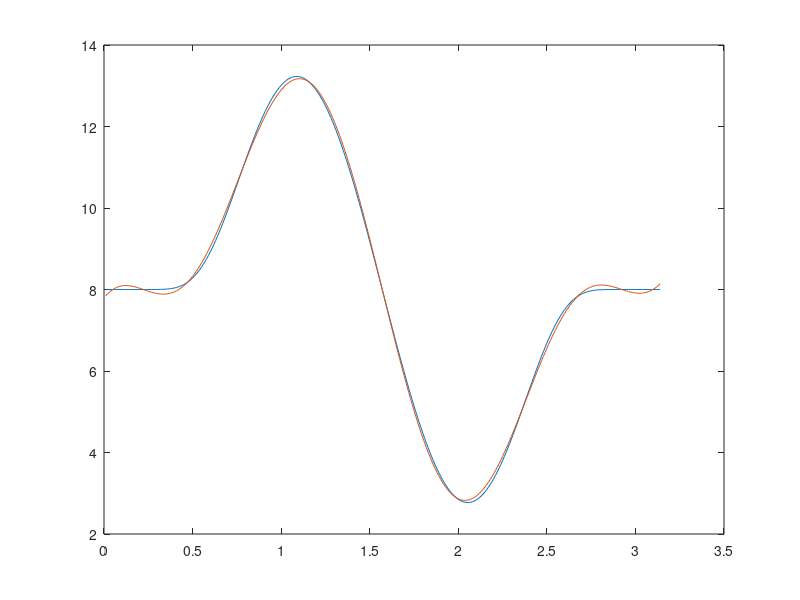

Write MATLAB code to recreate this figure.
% The polynomial approach does not really work unless given a good enough
% initial value. 
%
% I am doing this in Matlab because numpy polyfit for some reason gives 
% numerical singular issues.
%

a = 500;
b = 5;
c = 8;

meow = @(t) a * b * cot(t) .* csc(t) .* exp(-b * csc(t)) + c;

dt = 0.01;
T = 314;
ts = [dt:dt:dt*T];

order = 10;
coeffs = polyfit(ts, meow(ts), order);

fprintf('%e\n', flip(coeffs))

plot(ts, meow(ts))
hold on
plot(ts, polyval(coeffs, ts))
